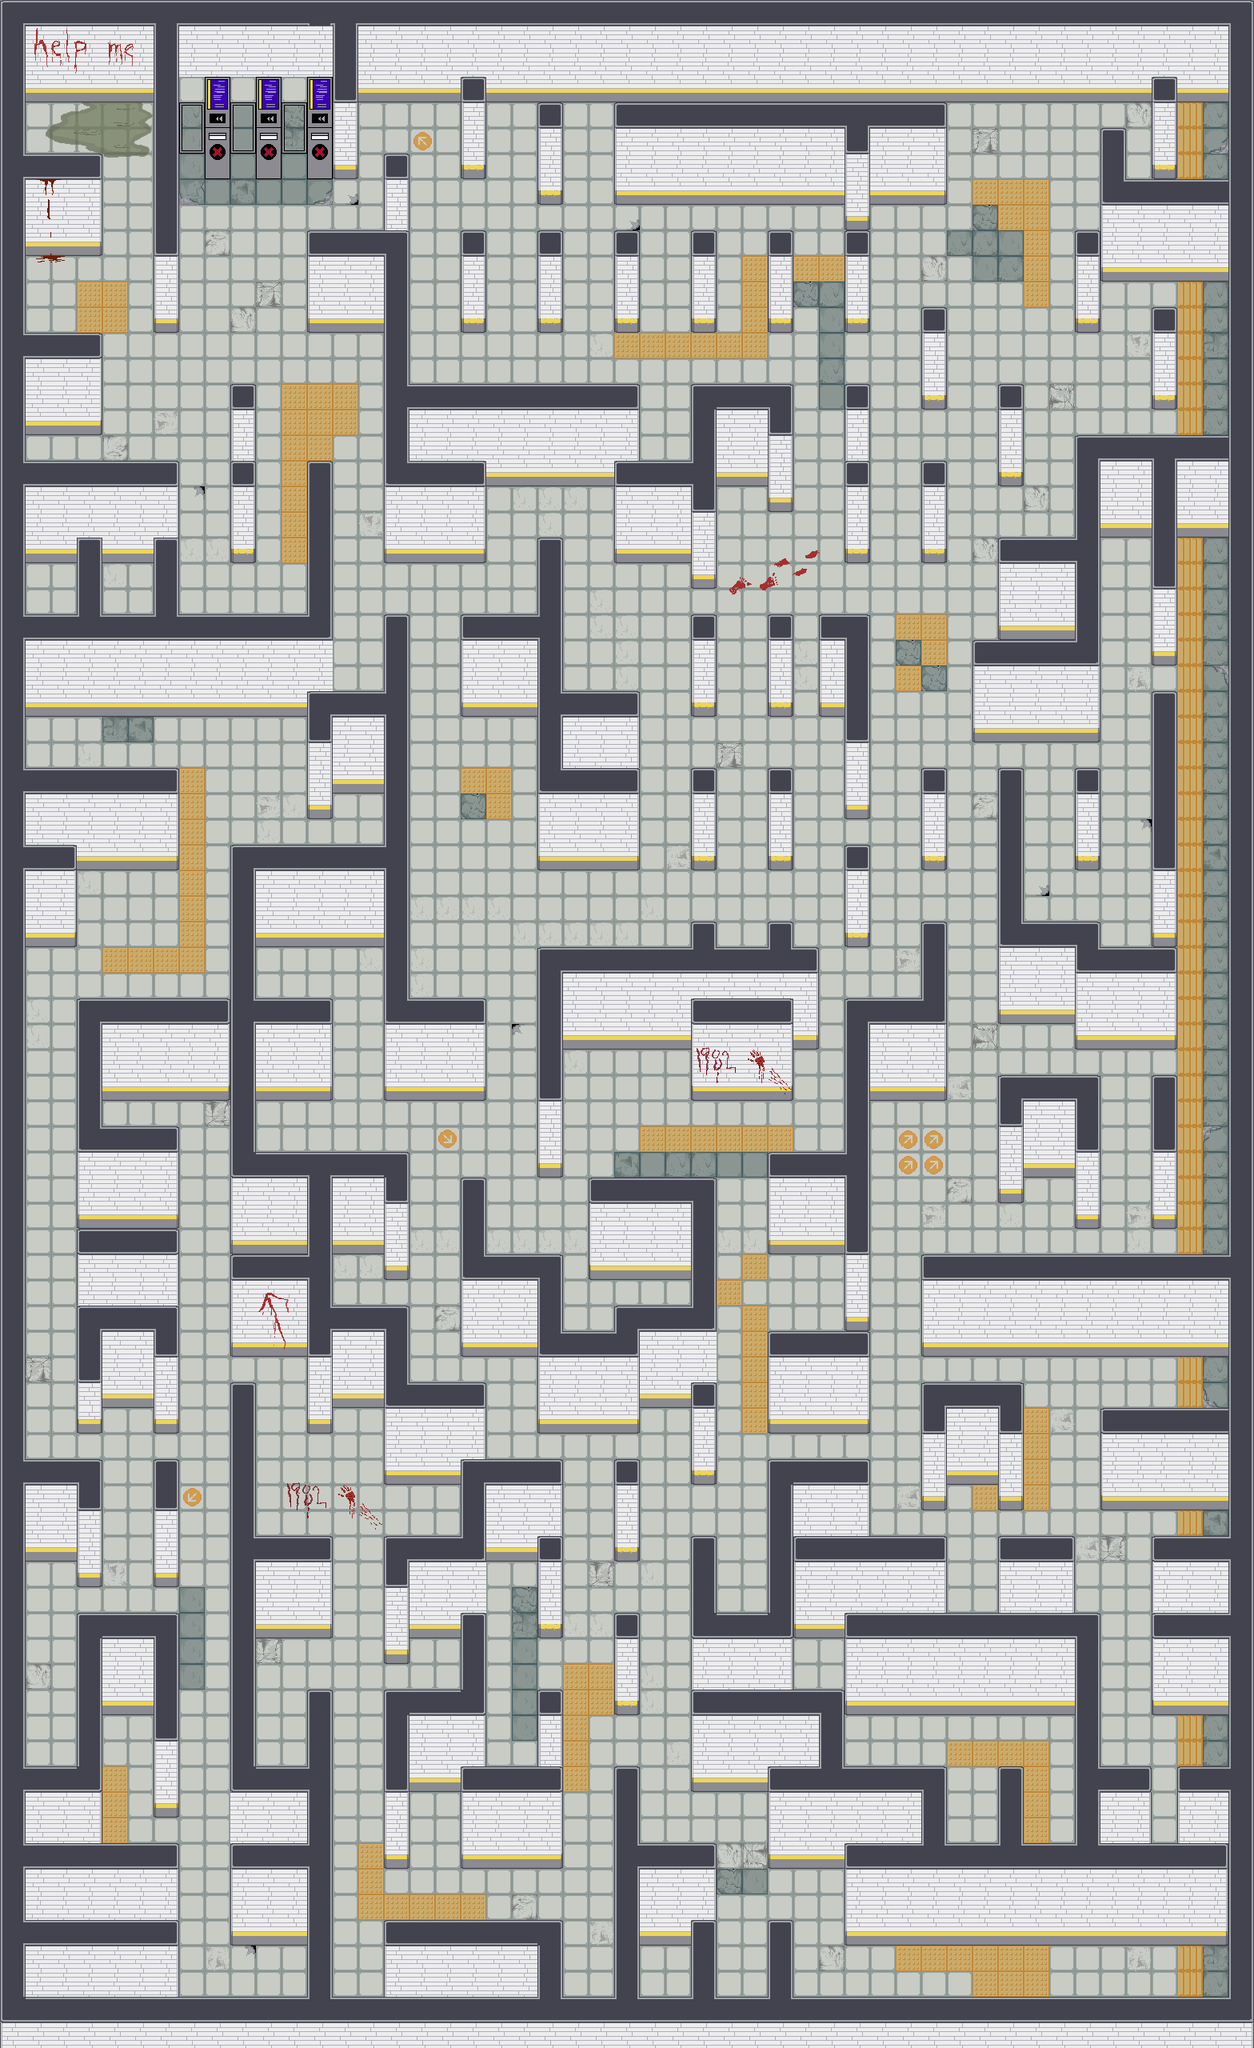

The image is a tile-based game level rendered from a .tmx file. Its description and source (layers, tilesets, objects; grid data summarised) follow:
An orthogonal 49x80 tile map with 32x32 px tiles, 5 tile layers (Ground, walkable floors, Walls, Wall Roofs, ...), 7 hidden layers not drawn, 10 tilesets.

<map version="1.10" tiledversion="1.11.2" orientation="orthogonal" renderorder="right-down" width="49" height="80" tilewidth="32" tileheight="32" infinite="0" nextlayerid="14" nextobjectid="1">
 <tileset firstgid="1" name="map" tilewidth="32" tileheight="32" tilecount="768" columns="32">
  <image source="../environments/map (1).png" width="1024" height="768" />
 </tileset>
 <tileset firstgid="769" name="tiles map" tilewidth="32" tileheight="32" tilecount="768" columns="32">
  <image source="../environments/tiles map.png" width="1024" height="768" />
 </tileset>
 <tileset firstgid="1537" name="map12 - JELO EDIT" tilewidth="32" tileheight="32" tilecount="768" columns="32">
  <image source="../environments/map12 - JELO EDIT.png" width="1024" height="768" />
 </tileset>
 <tileset firstgid="2305" name="collision" tilewidth="32" tileheight="32" tilecount="768" columns="32">
  <image source="../environments/collision.png" width="1024" height="768" />
 </tileset>
 <tileset firstgid="3073" name="Sample Tunnel" tilewidth="32" tileheight="32" tilecount="768" columns="32">
  <image source="../environments/Sample Tunnel.png" width="1024" height="768" />
 </tileset>
 <tileset firstgid="3841" name="Jfloor" tilewidth="32" tileheight="32" tilecount="768" columns="32">
  <image source="../environments/Jfloor.png" width="1024" height="768" />
 </tileset>
 <tileset firstgid="4609" name="door" tilewidth="32" tileheight="32" tilecount="8" columns="2">
  <image source="../sprites/closed_door.png" width="64" height="128" />
 </tileset>
 <tileset firstgid="4617" name="q1_decos" tilewidth="32" tileheight="32" tilecount="500" columns="20">
  <image source="../environments/q1_decos.png" width="640" height="800" />
 </tileset>
 <tileset firstgid="5117" name="q2_decos" tilewidth="32" tileheight="32" tilecount="500" columns="20">
  <image source="../environments/q2_decos.png" width="640" height="800" />
 </tileset>
 <tileset firstgid="5617" name="q3_decos" tilewidth="32" tileheight="32" tilecount="500" columns="20">
  <image source="../environments/q3_decos.png" width="640" height="800" />
 </tileset>
 <layer id="1" name="Base Layer" width="49" height="80" visible="0" opacity="0.34">
  <data>[3920 cells, 3920 non-empty, 3 distinct tile ids]</data>
 </layer>
 <layer id="2" name="Ground" width="49" height="80">
  <data>[3920 cells, 3920 non-empty, 20 distinct tile ids]</data>
 </layer>
 <layer id="6" name="walkable floors" width="49" height="80">
  <data>[3920 cells, 47 non-empty, 47 distinct tile ids]</data>
 </layer>
 <layer id="3" name="Walls" width="49" height="80">
  <data>[3920 cells, 2101 non-empty, 73 distinct tile ids]</data>
 </layer>
 <layer id="7" name="Wall Roofs" width="49" height="80">
  <data>[3920 cells, 36 non-empty, 36 distinct tile ids]</data>
 </layer>
 <layer id="4" name="soln" width="49" height="80" visible="0" opacity="0">
  <data>[3920 cells, 0 non-empty, 0 distinct tile ids]</data>
 </layer>
 <layer id="5" name="Collision" width="49" height="80" visible="0" opacity="0">
  <data>[3920 cells, 983 non-empty, 1 distinct tile ids]</data>
 </layer>
 <layer id="8" name="Winning" width="49" height="80" visible="0" opacity="0">
  <data>[3920 cells, 24 non-empty, 3 distinct tile ids]</data>
 </layer>
 <layer id="9" name="NoSpawn" width="49" height="80" visible="0" opacity="0">
  <data>[3920 cells, 0 non-empty, 0 distinct tile ids]</data>
 </layer>
 <layer id="10" name="Lights" width="49" height="80" visible="0" opacity="0">
  <data>[3920 cells, 0 non-empty, 0 distinct tile ids]</data>
 </layer>
 <layer id="11" name="Ending" width="49" height="80" visible="0" opacity="0">
  <data>[3920 cells, 10 non-empty, 1 distinct tile ids]</data>
 </layer>
 <layer id="13" name="Decos" width="49" height="80">
  <data>[3920 cells, 0 non-empty, 0 distinct tile ids]</data>
 </layer>
</map>
